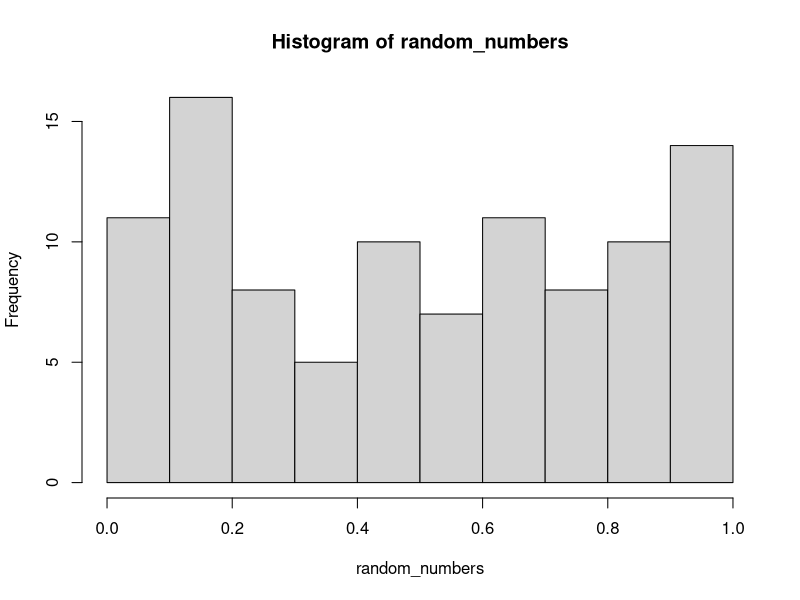
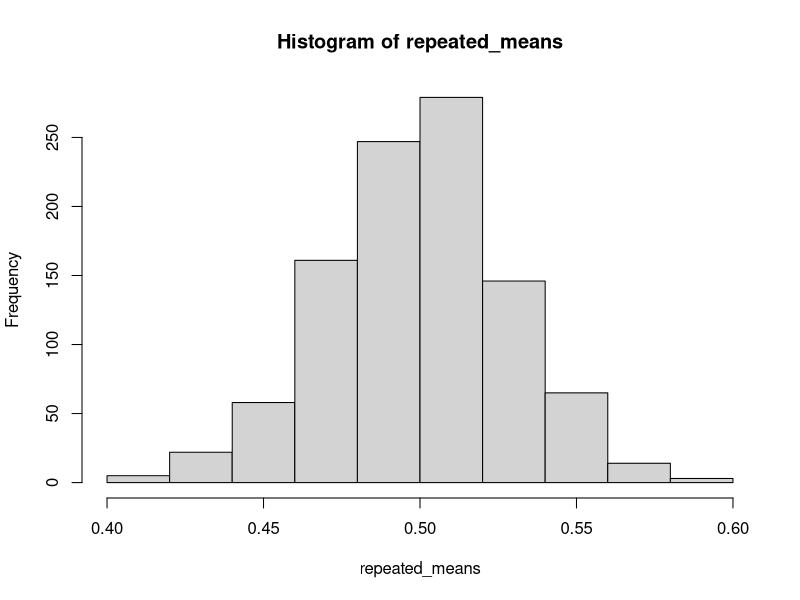

Write R code to recreate these figures, in order.
## ---- chunk 1
random_numbers <- runif(100) 
hist(random_numbers)
## ---- chunk 2
mean(random_numbers)
## ---- chunk 3
mean(runif(100))
## ---- chunk 4
repeated_means <- replicate(1000, mean(runif(100)))
## ---- chunk 5
hist(repeated_means)
